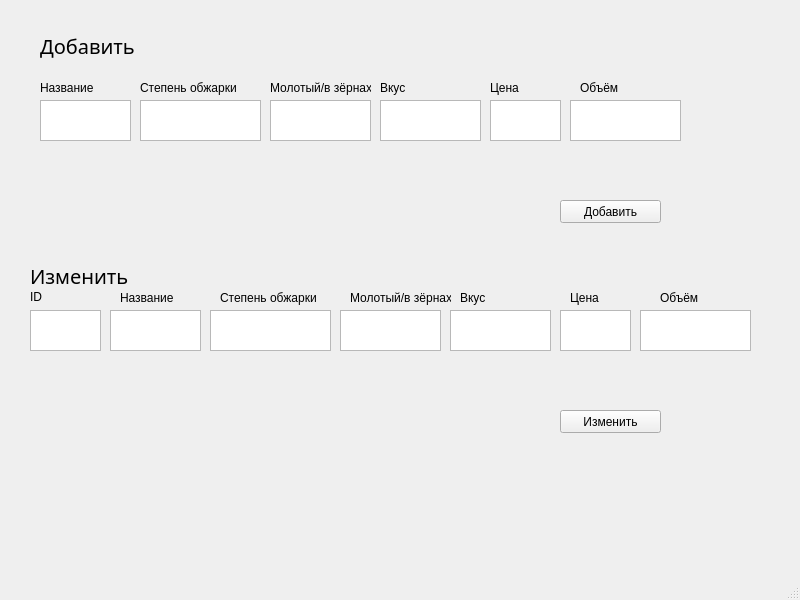
<?xml version="1.0" encoding="UTF-8"?>
<ui version="4.0">
 <class>MainWindow</class>
 <widget class="QMainWindow" name="MainWindow">
  <property name="geometry">
   <rect>
    <x>0</x>
    <y>0</y>
    <width>800</width>
    <height>600</height>
   </rect>
  </property>
  <property name="windowTitle">
   <string>MainWindow</string>
  </property>
  <widget class="QWidget" name="centralwidget">
   <widget class="QLabel" name="label">
    <property name="geometry">
     <rect>
      <x>40</x>
      <y>10</y>
      <width>281</width>
      <height>71</height>
     </rect>
    </property>
    <property name="font">
     <font>
      <family>VAG World</family>
      <pointsize>15</pointsize>
      <weight>9</weight>
      <italic>false</italic>
      <bold>false</bold>
     </font>
    </property>
    <property name="styleSheet">
     <string notr="true">font: 75 15pt &quot;VAG World&quot;;</string>
    </property>
    <property name="text">
     <string>Добавить</string>
    </property>
   </widget>
   <widget class="QLabel" name="label_2">
    <property name="geometry">
     <rect>
      <x>30</x>
      <y>240</y>
      <width>281</width>
      <height>71</height>
     </rect>
    </property>
    <property name="font">
     <font>
      <family>VAG World</family>
      <pointsize>15</pointsize>
      <weight>9</weight>
      <italic>false</italic>
      <bold>false</bold>
     </font>
    </property>
    <property name="styleSheet">
     <string notr="true">font: 75 15pt &quot;VAG World&quot;;</string>
    </property>
    <property name="text">
     <string>Изменить</string>
    </property>
   </widget>
   <widget class="QTextEdit" name="addName">
    <property name="geometry">
     <rect>
      <x>40</x>
      <y>100</y>
      <width>91</width>
      <height>41</height>
     </rect>
    </property>
   </widget>
   <widget class="QTextEdit" name="addStep">
    <property name="geometry">
     <rect>
      <x>140</x>
      <y>100</y>
      <width>121</width>
      <height>41</height>
     </rect>
    </property>
   </widget>
   <widget class="QTextEdit" name="addSern">
    <property name="geometry">
     <rect>
      <x>270</x>
      <y>100</y>
      <width>101</width>
      <height>41</height>
     </rect>
    </property>
   </widget>
   <widget class="QTextEdit" name="addTaste">
    <property name="geometry">
     <rect>
      <x>380</x>
      <y>100</y>
      <width>101</width>
      <height>41</height>
     </rect>
    </property>
   </widget>
   <widget class="QTextEdit" name="addPrice">
    <property name="geometry">
     <rect>
      <x>490</x>
      <y>100</y>
      <width>71</width>
      <height>41</height>
     </rect>
    </property>
   </widget>
   <widget class="QTextEdit" name="addOb">
    <property name="geometry">
     <rect>
      <x>570</x>
      <y>100</y>
      <width>111</width>
      <height>41</height>
     </rect>
    </property>
   </widget>
   <widget class="QTextEdit" name="changeTaste">
    <property name="geometry">
     <rect>
      <x>450</x>
      <y>310</y>
      <width>101</width>
      <height>41</height>
     </rect>
    </property>
   </widget>
   <widget class="QTextEdit" name="changePrice">
    <property name="geometry">
     <rect>
      <x>560</x>
      <y>310</y>
      <width>71</width>
      <height>41</height>
     </rect>
    </property>
   </widget>
   <widget class="QTextEdit" name="changeOb">
    <property name="geometry">
     <rect>
      <x>640</x>
      <y>310</y>
      <width>111</width>
      <height>41</height>
     </rect>
    </property>
   </widget>
   <widget class="QTextEdit" name="changeName">
    <property name="geometry">
     <rect>
      <x>110</x>
      <y>310</y>
      <width>91</width>
      <height>41</height>
     </rect>
    </property>
   </widget>
   <widget class="QTextEdit" name="changeId">
    <property name="geometry">
     <rect>
      <x>30</x>
      <y>310</y>
      <width>71</width>
      <height>41</height>
     </rect>
    </property>
   </widget>
   <widget class="QTextEdit" name="changeStep">
    <property name="geometry">
     <rect>
      <x>210</x>
      <y>310</y>
      <width>121</width>
      <height>41</height>
     </rect>
    </property>
   </widget>
   <widget class="QTextEdit" name="changeSern">
    <property name="geometry">
     <rect>
      <x>340</x>
      <y>310</y>
      <width>101</width>
      <height>41</height>
     </rect>
    </property>
   </widget>
   <widget class="QLabel" name="label_3">
    <property name="geometry">
     <rect>
      <x>30</x>
      <y>290</y>
      <width>47</width>
      <height>13</height>
     </rect>
    </property>
    <property name="text">
     <string>ID</string>
    </property>
   </widget>
   <widget class="QLabel" name="label_4">
    <property name="geometry">
     <rect>
      <x>40</x>
      <y>80</y>
      <width>91</width>
      <height>16</height>
     </rect>
    </property>
    <property name="text">
     <string>Название</string>
    </property>
   </widget>
   <widget class="QLabel" name="label_5">
    <property name="geometry">
     <rect>
      <x>140</x>
      <y>80</y>
      <width>111</width>
      <height>16</height>
     </rect>
    </property>
    <property name="text">
     <string>Степень обжарки</string>
    </property>
   </widget>
   <widget class="QLabel" name="label_6">
    <property name="geometry">
     <rect>
      <x>270</x>
      <y>80</y>
      <width>101</width>
      <height>16</height>
     </rect>
    </property>
    <property name="text">
     <string>Молотый/в зёрнах</string>
    </property>
   </widget>
   <widget class="QLabel" name="label_7">
    <property name="geometry">
     <rect>
      <x>380</x>
      <y>80</y>
      <width>91</width>
      <height>16</height>
     </rect>
    </property>
    <property name="text">
     <string>Вкус</string>
    </property>
   </widget>
   <widget class="QLabel" name="label_8">
    <property name="geometry">
     <rect>
      <x>490</x>
      <y>80</y>
      <width>91</width>
      <height>16</height>
     </rect>
    </property>
    <property name="text">
     <string>Цена</string>
    </property>
   </widget>
   <widget class="QLabel" name="label_9">
    <property name="geometry">
     <rect>
      <x>580</x>
      <y>80</y>
      <width>91</width>
      <height>16</height>
     </rect>
    </property>
    <property name="text">
     <string>Объём</string>
    </property>
   </widget>
   <widget class="QPushButton" name="confirm">
    <property name="geometry">
     <rect>
      <x>560</x>
      <y>410</y>
      <width>101</width>
      <height>23</height>
     </rect>
    </property>
    <property name="text">
     <string>Изменить</string>
    </property>
   </widget>
   <widget class="QLabel" name="label_10">
    <property name="geometry">
     <rect>
      <x>350</x>
      <y>290</y>
      <width>101</width>
      <height>16</height>
     </rect>
    </property>
    <property name="text">
     <string>Молотый/в зёрнах</string>
    </property>
   </widget>
   <widget class="QLabel" name="label_11">
    <property name="geometry">
     <rect>
      <x>220</x>
      <y>290</y>
      <width>111</width>
      <height>16</height>
     </rect>
    </property>
    <property name="text">
     <string>Степень обжарки</string>
    </property>
   </widget>
   <widget class="QLabel" name="label_12">
    <property name="geometry">
     <rect>
      <x>460</x>
      <y>290</y>
      <width>91</width>
      <height>16</height>
     </rect>
    </property>
    <property name="text">
     <string>Вкус</string>
    </property>
   </widget>
   <widget class="QLabel" name="label_14">
    <property name="geometry">
     <rect>
      <x>570</x>
      <y>290</y>
      <width>91</width>
      <height>16</height>
     </rect>
    </property>
    <property name="text">
     <string>Цена</string>
    </property>
   </widget>
   <widget class="QLabel" name="label_15">
    <property name="geometry">
     <rect>
      <x>660</x>
      <y>290</y>
      <width>91</width>
      <height>16</height>
     </rect>
    </property>
    <property name="text">
     <string>Объём</string>
    </property>
   </widget>
   <widget class="QLabel" name="label_16">
    <property name="geometry">
     <rect>
      <x>120</x>
      <y>290</y>
      <width>91</width>
      <height>16</height>
     </rect>
    </property>
    <property name="text">
     <string>Название</string>
    </property>
   </widget>
   <widget class="QPushButton" name="add">
    <property name="geometry">
     <rect>
      <x>560</x>
      <y>200</y>
      <width>101</width>
      <height>23</height>
     </rect>
    </property>
    <property name="text">
     <string>Добавить</string>
    </property>
   </widget>
  </widget>
  <widget class="QMenuBar" name="menubar">
   <property name="geometry">
    <rect>
     <x>0</x>
     <y>0</y>
     <width>800</width>
     <height>21</height>
    </rect>
   </property>
  </widget>
  <widget class="QStatusBar" name="statusbar"/>
 </widget>
 <resources/>
 <connections/>
</ui>
